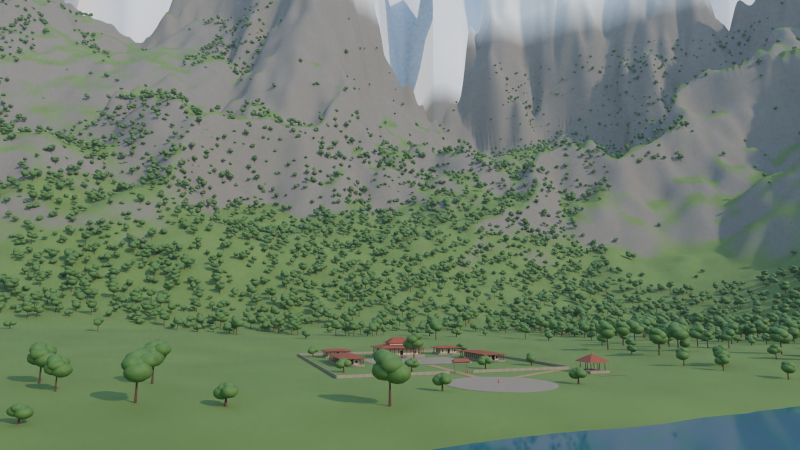
#> input picture 02_world/ashram/09_RENDER/concept_v1/CAM_01_WIDE_ESTABLISHING_day.png, 1600 x 900 px, found by its file name (shown at 1/2 size); its folder holds only this picture in this run
$ python ashram_sheets.py ../ashram/09_RENDER/concept_v1/CAM_01_WIDE_ESTABLISHING_day.png
#> lines starting #> are read from the running program, lines starting #| are printed output that depends on the picture
"""Compose the Ashram concept sheets from the blockout renders.

Run:  python3 02_world/_shared/ashram_sheets.py
Out:  02_world/ashram/00_REFERENCE/ASHRAM_concept_sheet_v1.png   (all camera views)
      02_world/ashram/00_REFERENCE/ASHRAM_layout_plan_v1.png     (bird's-eye with labelled zones, grid, scale)
      02_world/ashram/00_REFERENCE/ASHRAM_lighting_sheet_v1.png  (day vs night)
      02_world/ashram/00_REFERENCE/ASHRAM_materials_sheet_v1.png (material palette swatches)
"""
import os, sys
from PIL import Image, ImageDraw, ImageFont

HERE = os.path.dirname(os.path.abspath(__file__))
sys.path.insert(0, HERE)
import worldgen as wg

V2 = 'v1' not in sys.argv
VER = 'v1' if not V2 else ('v2' if 'v2' in sys.argv else 'v3')
A = os.path.join(HERE, '..', 'ashram'); R = os.path.join(A, '09_RENDER', {'v1': 'concept_v1', 'v2': 'concept_v2', 'v3': 'concept_v3'}[VER])
O = os.path.join(A, '00_REFERENCE')
DAY = {'v1': 'day', 'v2': 'golden', 'v3': 'day'}[VER]
F = lambda p, s: ImageFont.truetype(p, s)
BG = (16, 18, 24); INK = (240, 230, 205); DIM = (170, 170, 180); GOLD = (255, 214, 90)


def head(d, W, title, sub):
    d.rectangle((0, 0, W, 120), fill=(12, 13, 18)); d.rectangle((0, 116, W, 120), fill=(214, 166, 60))
    d.text((40, 18), title, font=F(wg.FS, 48), fill=INK); d.text((40, 80), sub, font=F(wg.FR, 22), fill=DIM)
    d.text((W - 40, 30), 'PROPOSAL — awaiting Director approval', font=F(wg.FB, 24), fill=(255, 190, 70), anchor='ra')


def img(n, w):
#> called with n = 'CAM_01_WIDE_ESTABLISHING_day.png', w = 2520
    p = os.path.join(R, n)
    if not os.path.exists(p):
        im = Image.new('RGB', (w, int(w * 9 / 16)), (40, 40, 48)); ImageDraw.Draw(im).text((20, 20), 'missing ' + n, fill=(255, 80, 80)); return im
    im = Image.open(p).convert('RGB'); return im.resize((w, int(w * im.height / im.width)), Image.LANCZOS)


VIEWS = [('CAM_01_WIDE_ESTABLISHING', 'Wide establishing — valley, lake, northern range'), ('CAM_02_FRONT_GATE', 'Front — approach to the gate'),
         ('CAM_03_COURTYARD', 'Courtyard · character height 1.65 m'), ('CAM_04_HALL_DETAIL', 'Detail — verandah, carved pillars, brackets, eaves'),
         ('CAM_05_PAVILION_LAKE', 'Meditation pavilion + lake ghat'), ('CAM_06_BACK_FROM_SLOPE', 'Back — from the forest slope'),
         ('CAM_07_SIDE_WEST', 'Side — west'), ('CAM_08_TRAINING', 'Training ground (Ø 44 m)'), ('CAM_09_BIRDSEYE_ORTHO', 'Bird’s-eye (ortho)')]


def concept():
    W = 2600
    big = img(VIEWS[0][0] + f'_{DAY}.png', W - 80)
    tw = (W - 80 - 2 * 30) // 3
    th = int(tw * 9 / 16)
    H = 140 + big.height + 60 + 3 * (th + 60) + 40
#> H = 3220
    S = Image.new('RGB', (W, H), BG); d = ImageDraw.Draw(S)
#> after `S = Image.new('RGB', (W, H), BG)`:
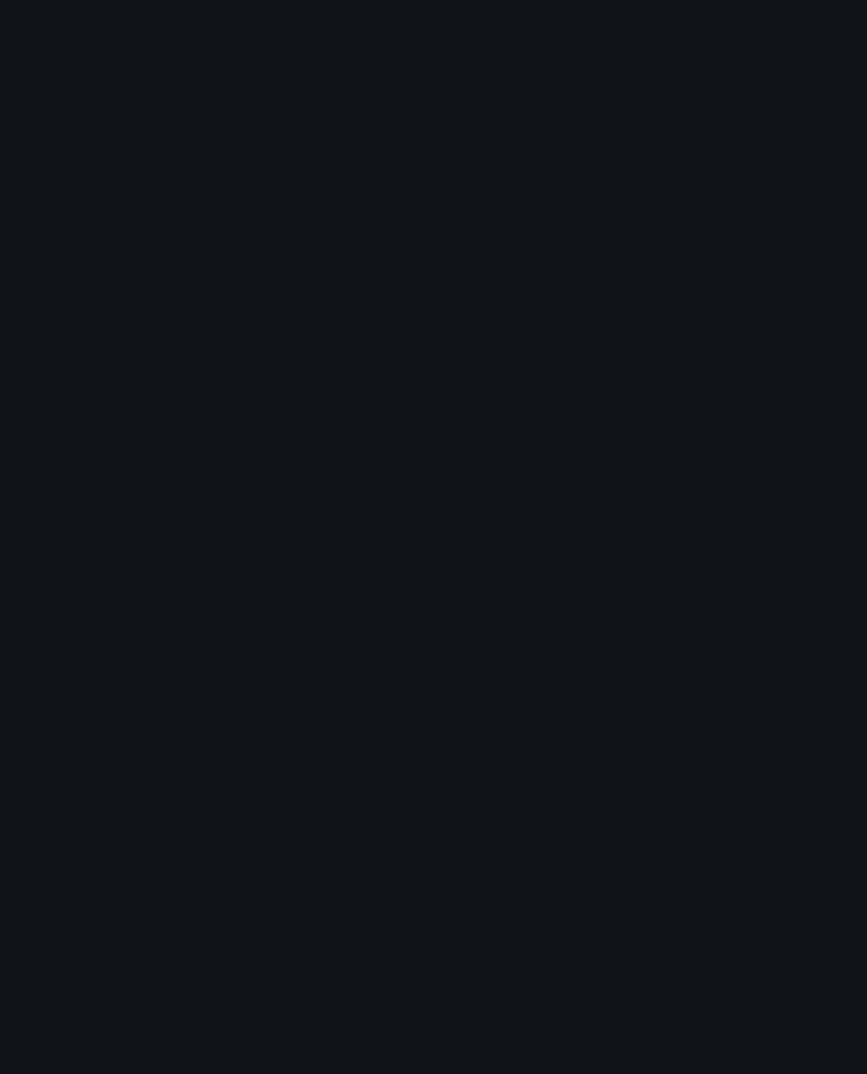
#> S: PIL image 2600x3220 RGB (shown at 1/3 size); mean R, G, B 16, 18, 24
    head(d, W, f'ASHRAM — ENVIRONMENT CONCEPT {VER}', f'Renders of the real 3D scene (ASHRAM_concept_{"v003" if VER == "v3" else "v002"}.blend) · Poly Haven CC0 photo textures + trees · direction: “Himalayan foothill gurukul” · '
         'same model in every view · red cylinders = 1.75 m scale figures')
    S.paste(big, (40, 140)); d.text((56, 152), VIEWS[0][1], font=F(wg.FB, 28), fill=(255, 255, 255), stroke_width=3, stroke_fill=(0, 0, 0))
#> after `S.paste(big, (40, 140))`:
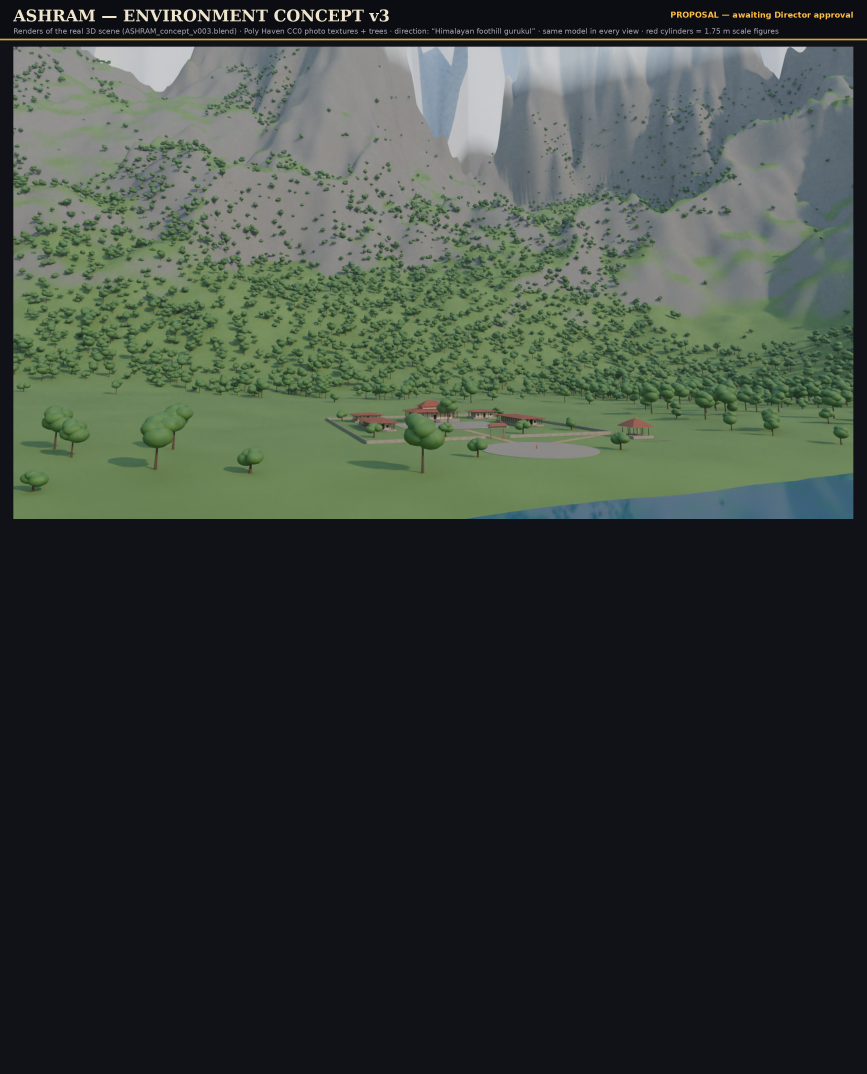
#> S: PIL image 2600x3220 RGB (shown at 1/3 size); mean R, G, B 57, 64.9, 59.3
    y0 = 140 + big.height + 40
#> y0 = 1597
    for k, (n, cap) in enumerate(VIEWS[1:]):
        if n == 'CAM_09_BIRDSEYE_ORTHO':
            continue
        x = 40 + (k % 3) * (tw + 30); y = y0 + (k // 3) * (th + 60)
#> after `y = y0 + k // 3 * (th + 60)`: y = 1597
        S.paste(img(n + f'_{DAY}.png', tw), (x, y)); d.text((x, y + th + 8), cap, font=F(wg.FB, 22), fill=INK)
#> call 2 of img, with n = 'CAM_02_FRONT_GATE_day.png', w = 820
#> in img (call 2), `im = Image.new('RGB', (w, int(w * 9 / 16)), (40, 40, 48))`:
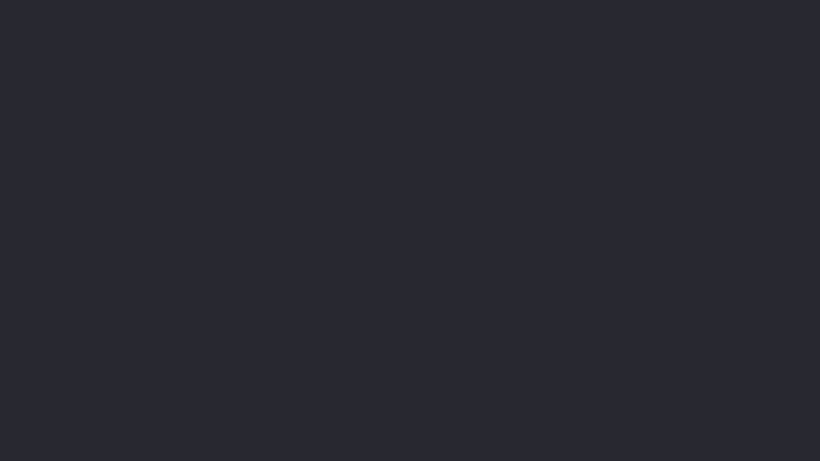
#> im: PIL image 820x461 RGB; mean R, G, B 40, 40, 48
#> after `S.paste(img(n + f'_{DAY}.png', tw), (x, y))`:
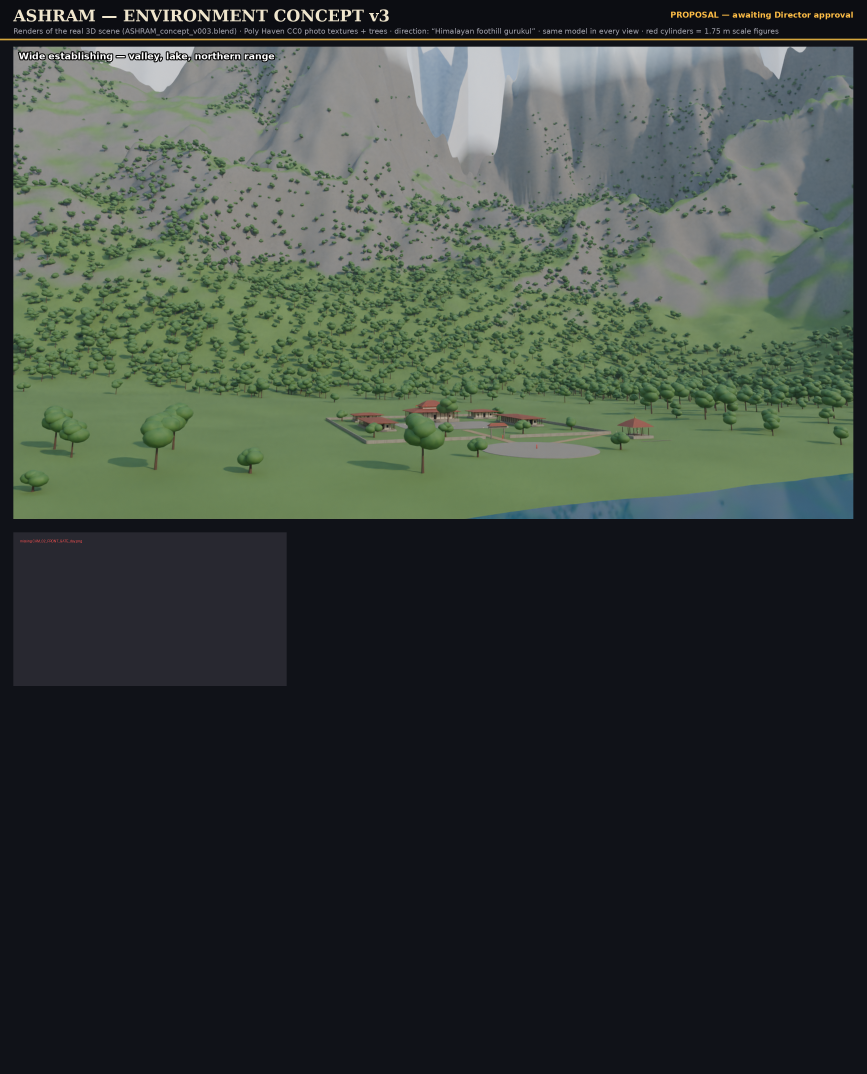
#> S: PIL image 2600x3220 RGB (shown at 1/3 size); mean R, G, B 58, 65.8, 60.3
    S.save(os.path.join(O, f'ASHRAM_concept_sheet_{VER}.png'), optimize=True)
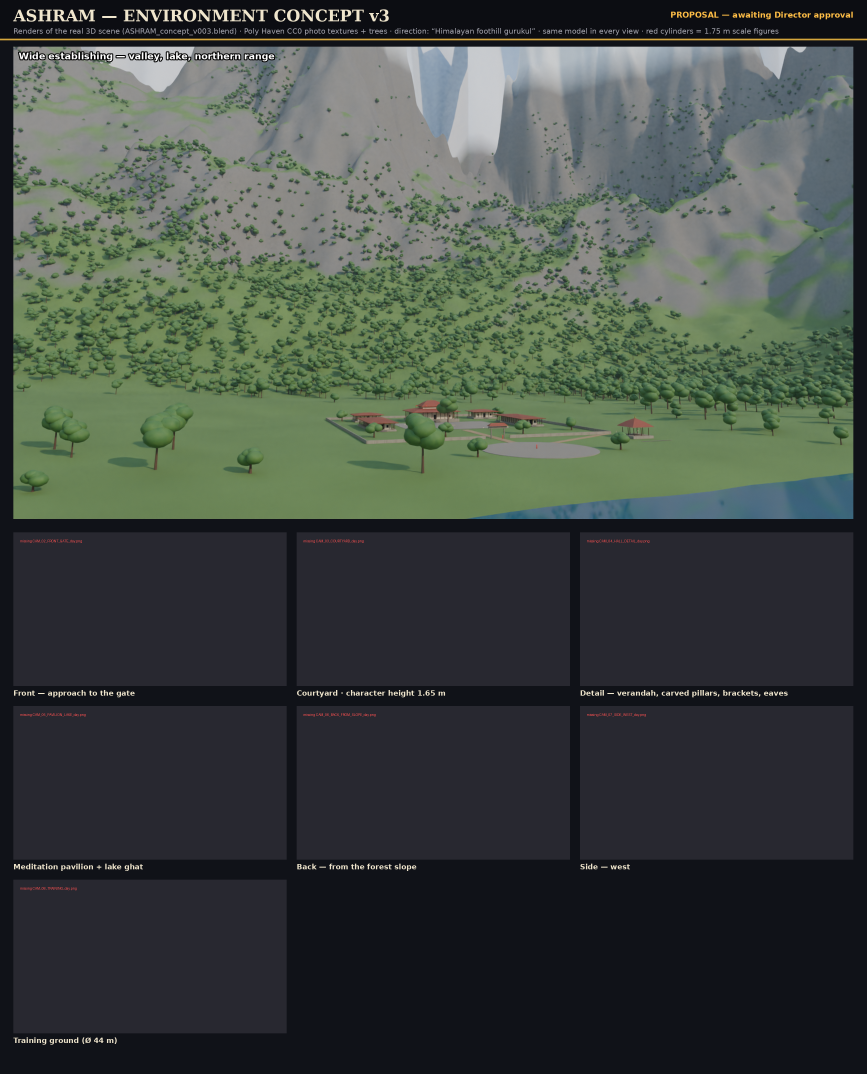
#> saved as ASHRAM_concept_sheet_v3.png: PIL image 2600x3220 RGB (shown at 1/3 size); mean R, G, B 65, 72.2, 67.2


ZONES = [((0, 34), '1', 'Main hall (Headmaster / assembly)'), ((-42, 0), '2', 'Student residence — west'), ((42, 0), '3', 'Student residence — east'),
         ((-38, 44), '4', 'Service hall (kitchen / stores)'), ((38, 44), '5', 'Study hall / library'), ((0, 4), '6', 'Courtyard + sacred tree'),
         ((0, -62), '7', 'Entrance gate (stone torana)'), ((0, -100), '8', 'Training ground (Ø 44 m)'), ((62, -78), '9', 'Meditation pavilion'),
         ((62, -96), '10', 'Lake ghat (steps into the water)'), ((-60, 30), '11', 'Boundary wall (modular 4 m segments)')]


# [91 lines left out: functions layout, lighting, materials, materials_ph, not called in this run]


if __name__ == '__main__':
#> (the run stopped early here; a loop or call above may not have finished)
